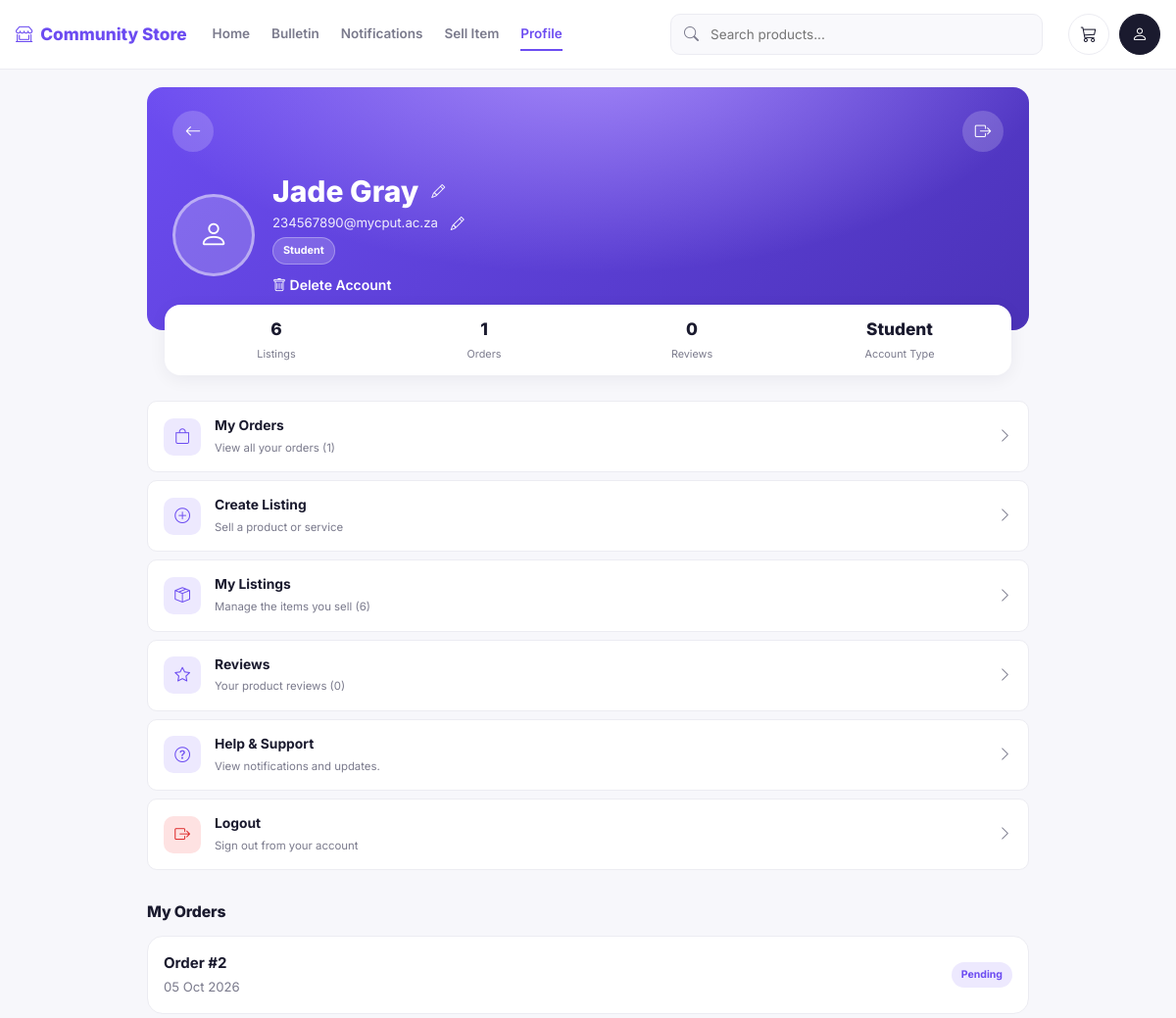
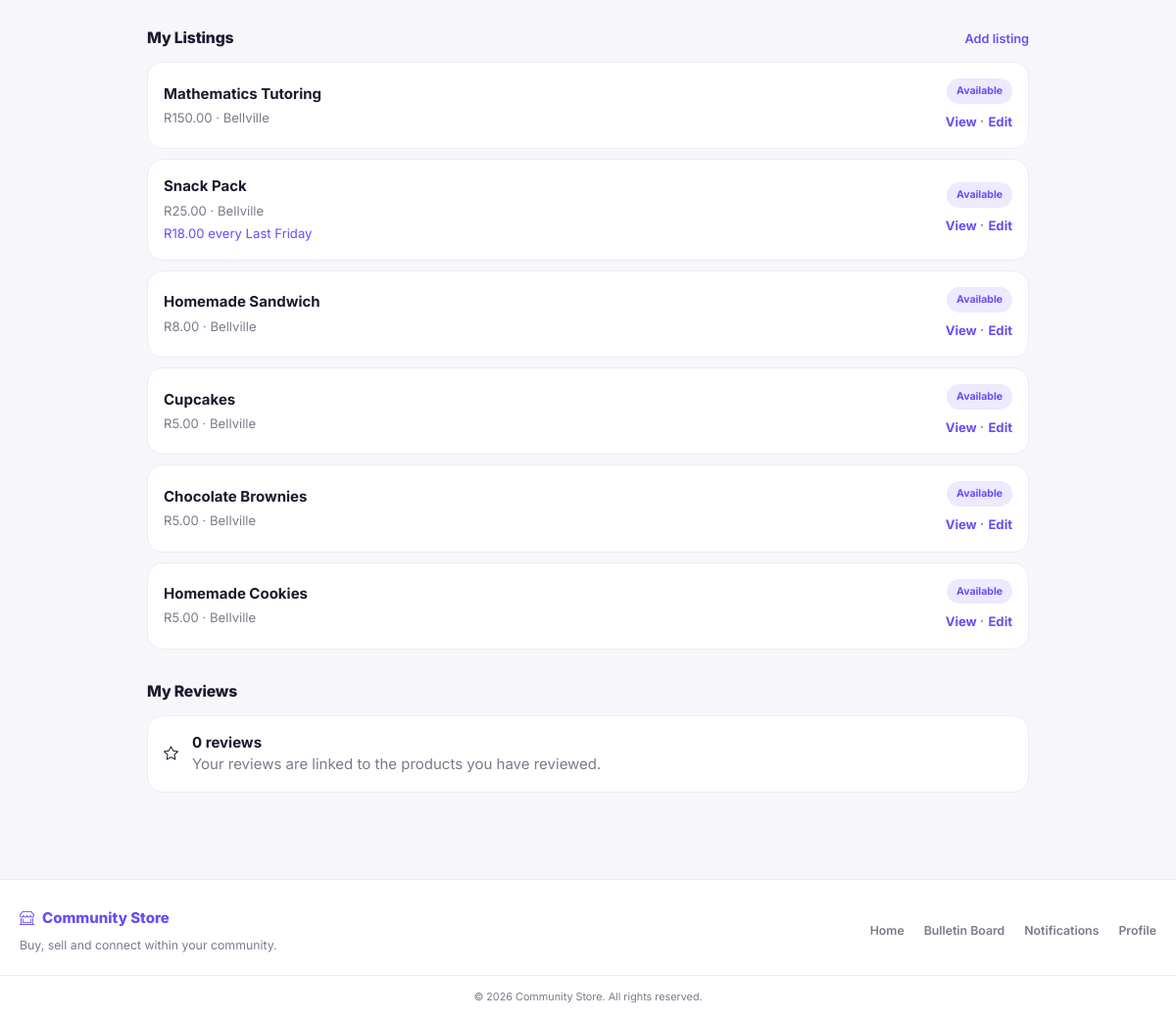
The app's page /frontend/profile.php (signed in) with its own data (2 pictures, top to bottom).
### tables this page shows
CREATE TABLE IF NOT EXISTS `user` (
  `userID` int NOT NULL AUTO_INCREMENT,
  `firstName` varchar(50) NOT NULL,
  `lastName` varchar(50) NOT NULL,
  `email` varchar(100) NOT NULL,
  `password` varchar(255) NOT NULL,
  `role` enum('Admin','User') NOT NULL DEFAULT 'User',
  `userType` enum('Student','Vendor','Resident') NOT NULL DEFAULT 'Student',
  PRIMARY KEY (`userID`),
  UNIQUE KEY `email` (`email`)
);

CREATE TABLE IF NOT EXISTS `order` (
  `orderID` int NOT NULL AUTO_INCREMENT,
  `orderDate` datetime NOT NULL,
  `status` enum('Pending','Paid','Completed','Cancelled') NOT NULL DEFAULT 'Pending',
  `userID` int NOT NULL,
  PRIMARY KEY (`orderID`),
  KEY `fk_order_user` (`userID`)
);

CREATE TABLE IF NOT EXISTS `listing` (
  `listingID` int NOT NULL AUTO_INCREMENT,
  `title` varchar(100) NOT NULL,
  `description` text,
  `price` decimal(10,2) NOT NULL,
  `type` enum('New','Used') NOT NULL,
  `imageURL` varchar(255) DEFAULT NULL,
  `location` varchar(120) NOT NULL,
  `datePosted` datetime NOT NULL,
  `status` enum('Available','Reserved','Sold') NOT NULL DEFAULT 'Available',
  `userID` int NOT NULL,
  `categoryID` int NOT NULL,
  `salePrice` decimal(10,2) DEFAULT NULL,
  `saleStart` date DEFAULT NULL,
  `saleEnd` date DEFAULT NULL,
  `saleType` varchar(20) DEFAULT NULL,
  `recurringDay` varchar(20) DEFAULT NULL,
  `recurringWeek` varchar(20) DEFAULT NULL,
  PRIMARY KEY (`listingID`),
  KEY `fk_listing_user` (`userID`),
  KEY `fk_listing_category` (`categoryID`)
);

### classes/User.php (called while the page is built, shortened)
<?php
require_once __DIR__ . '/../config/database.php';
class User
{
    public function getById($userID) {
        global $conn;
        $stmt=$conn->prepare("SELECT userID,firstName,lastName,email,role,userType FROM `user` WHERE userID=?");
        $stmt->bind_param("i",$userID); $stmt->execute();
        return $stmt->get_result()->fetch_assoc();
    }
}
?>

### classes/Listing.php (called while the page is built, shortened)
<?php
require_once __DIR__ . '/../config/database.php';
class Listing
{
    public function getByUser($userID)
    {
        global $conn;
        $stmt = $conn->prepare(
            "SELECT l.*, c.categoryName
             FROM listing l
             INNER JOIN category c ON l.categoryID = c.categoryID
             WHERE l.userID = ?
             ORDER BY l.datePosted DESC"
        );
        $stmt->bind_param('i', $userID);
        $stmt->execute();
        $result = $stmt->get_result();
        return $result;
    }
}

### classes/Order.php (called while the page is built, shortened)
<?php
require_once __DIR__ . '/../config/database.php';
class Order {
    public function getByUser($userID) {
        global $conn; $stmt=$conn->prepare("SELECT * FROM `order` WHERE userID=? ORDER BY orderDate DESC");
        $stmt->bind_param("i",$userID);$stmt->execute();return $stmt->get_result();
    }
}
?>

### frontend/profile.php (the view, shortened to what this page needs)
<?php
require_once __DIR__ . '/../config/database.php';
require_once __DIR__ . '/../classes/User.php';
require_once __DIR__ . '/../classes/Listing.php';
require_once __DIR__ . '/../classes/Order.php';
$userID = (int)$_SESSION['userID'];
$userModel = new User();
$user = $userModel->getById($userID);
$listingModel = new Listing();
$myListings = $listingModel->getByUser($userID);
$listingCount = $myListings->num_rows;
$orderModel = new Order();
$myOrders = $orderModel->getByUser($userID);
$orderCount = $myOrders->num_rows;
$reviewStmt = $conn->prepare(
    'SELECT COUNT(*) AS total
     FROM review
     WHERE userID = ?'
);
$reviewStmt->bind_param('i', $userID);
$reviewStmt->execute();
$reviewCount = (int)$reviewStmt
    ->get_result()
    ->fetch_assoc()['total'];
require __DIR__ . '/../partials/header.php';
?>
<div class="profile-page">
    <section class="profile-hero">
        <div class="profile-actions">
            <a
                href="home.php"
                class="icon-btn profile-action-btn"
            >
                <i class="bi bi-arrow-left"></i>
            </a>
            <a
                href="../authentication/logout.php"
                class="icon-btn profile-action-btn"
            >
                <i class="bi bi-box-arrow-right"></i>
            </a>
        </div>
        <div class="profile-main">
            <div class="profile-avatar">
                <i class="bi bi-person"></i>
            </div>
            <div class="profile-details">
                <div
                    class="profile-edit-row"
                    id="nameDisplay"
                    data-firstname="<?= htmlspecialchars($user['firstName']) ?>"
                    data-lastname="<?= htmlspecialchars($user['lastName']) ?>"
                >
                    <h2>
                        <?= htmlspecialchars(
                            $user['firstName'] . ' ' . $user['lastName']
                        ) ?>
                    </h2>
                    <button
                        type="button"
                        class="profile-edit-btn edit-name-btn"
                        title="Edit name"
                    >
                        <i class="bi bi-pencil"></i>
                    </button>
                </div>
                <div
                    class="profile-edit-row"
                    id="emailDisplay"
                    data-email="<?= htmlspecialchars($user['email']) ?>"
                >
                    <p>
                        <?= htmlspecialchars($user['email']) ?>
                    </p>
                    <button
                        type="button"
                        class="profile-edit-btn edit-email-btn"
                        title="Edit email"
                    >
                        <i class="bi bi-pencil"></i>
                    </button>
                </div>
                <span class="profile-type-badge">
                    <?= htmlspecialchars($user['userType']) ?>
                </span>
                <div class="profile-delete-area">
                    <form method="POST" action="profile.php">
                        <button
                            type="submit"
                            class="delete-account-btn confirm-delete"
                        >
                            <i class="bi bi-trash"></i>
                            Delete Account
                        </button>
                    </form>
                </div>
            </div>
        </div>
    </section>
    <section class="stats-row">
        <div class="stat">
            <strong>
                <?= $listingCount ?>
            </strong>
            <span>
                Listings
            </span>
        </div>
        <div class="stat">
            <strong>
                <?= $orderCount ?>
            </strong>
            <span>
                Orders
            </span>
        </div>
        <div class="stat">
            <strong>
                <?= $reviewCount ?>
            </strong>
            <span>
                Reviews
            </span>
        </div>
        <div class="stat">
            <strong>
                <?= htmlspecialchars($user['userType']) ?>
            </strong>
            <span>
                Account Type
            </span>
        </div>
    </section>
    <section class="menu-list profile-menu">
        <a
            class="menu-item"
            href="#orders"
        >
            <div class="mi-icon">
                <i class="bi bi-bag"></i>
            </div>
            <div class="mi-text">
                <strong>
                    My Orders
                </strong>
                <span>
                    View all your orders (<?= $orderCount ?>)
                </span>
            </div>
            <i class="bi bi-chevron-right mi-arrow"></i>
        </a>
        <a
            class="menu-item"
            href="create_listing.php"
        >
            <div class="mi-icon">
                <i class="bi bi-plus-circle"></i>
            </div>
            <div class="mi-text">
                <strong>
                    Create Listing
                </strong>
                <span>
                    Sell a product or service
                </span>
            </div>
            <i class="bi bi-chevron-right mi-arrow"></i>
        </a>
        <a
            class="menu-item"
            href="#listings"
        >
            <div class="mi-icon">
                <i class="bi bi-box-seam"></i>
            </div>
            <div class="mi-text">
                <strong>
                    My Listings
                </strong>
                <span>
                    Manage the items you sell (<?= $listingCount ?>)
                </span>
            </div>
            <i class="bi bi-chevron-right mi-arrow"></i>
        </a>
        <a
            class="menu-item"
            href="#reviews"
        >
            <div class="mi-icon">
                <i class="bi bi-star"></i>
            </div>
            <div class="mi-text">
                <strong>
                    Reviews
                </strong>
                <span>
                    Your product reviews (<?= $reviewCount ?>)
                </span>
            </div>
            <i class="bi bi-chevron-right mi-arrow"></i>
        </a>
        <a
            class="menu-item"
            href="notifications.php"
        >
            <div class="mi-icon">
                <i class="bi bi-question-circle"></i>
            </div>
            <div class="mi-text">
                <strong>
                    Help &amp; Support
                </strong>
                <span>
                    View notifications and updates.
                </span>
            </div>
            <i class="bi bi-chevron-right mi-arrow"></i>
        </a>
        <a
            class="menu-item danger"
            href="../authentication/logout.php"
        >
            <div class="mi-icon">
                <i class="bi bi-box-arrow-right"></i>
            </div>
            <div class="mi-text">
                <strong>
                    Logout
                </strong>
                <span>
                    Sign out from your account
                </span>
            </div>
            <i class="bi bi-chevron-right mi-arrow"></i>
        </a>
    </section>
    <section
        id="orders"
        class="profile-section"
    >
        <div class="section-head">
            <h3>
                My Orders
            </h3>
        </div>
        <?php if ($orderCount === 0): ?>
            <div class="empty-state compact-empty">
                <i class="bi bi-bag"></i>
                <p class="mt-2 muted mb-0">
                    You have no orders yet.
                </p>
            </div>
        <?php else: ?>
            <div class="profile-list">
                <?php while ($order = $myOrders->fetch_assoc()): ?>
                    <div class="card-soft profile-record">
                        <div>
                            <strong>
                                Order #<?= (int)$order['orderID'] ?>
                            </strong>
                            <div class="small muted mt-1">
                                <?= date(
                                    'd M Y',
                                    strtotime($order['orderDate'])
                                ) ?>
                            </div>
                        </div>
                        <span class="status-pill">
                            <?= htmlspecialchars(
                                $order['status']
                            ) ?>
                        </span>
                    </div>
                <?php endwhile; ?>
            </div>
        <?php endif; ?>
    </section>
    <section
        id="listings"
        class="profile-section"
    >
        <div class="section-head">
            <h3>
                My Listings
            </h3>
            <a href="create_listing.php">
                Add listing
            </a>
        </div>
        <?php if ($listingCount === 0): ?>
            <div class="empty-state compact-empty">
                <i class="bi bi-box-seam"></i>
                <p class="mt-2 muted mb-0">
                    You have no listings yet.
                </p>
            </div>
        <?php else: ?>
            <div class="profile-list">
                <?php while ($listing = $myListings->fetch_assoc()): ?>
                    <div class="card-soft profile-record listing-record">
                        <div class="record-main">
                            <strong>
                                <?= htmlspecialchars(
                                    $listing['title']
                                ) ?>
                            </strong>
                            <div class="small muted mt-1">
                                R<?= number_format(
                                    (float)$listing['price'],
                                    2
                                ) ?>
                                ·
                                <?= htmlspecialchars(
                                    $listing['location']
                                ) ?>
                            </div>
                            <?php if (
                                !empty($listing['salePrice']) &&
                                !empty($listing['saleType'])
                            ): ?>
                                <?php if (
                                    $listing['saleType'] === 'Recurring'
                                ): ?>
                                    <div class="small text-purple mt-1">
                                        R<?= number_format(
                                            (float)$listing['salePrice'],
                                            2
                                        ) ?>
                                        every
                                        <?= htmlspecialchars(
                                            $listing['recurringWeek']
                                        ) ?>
                                        <?= htmlspecialchars(
                                            $listing['recurringDay']
                                        ) ?>
                                    </div>
                                <?php endif; ?>
                            <?php endif; ?>
                        </div>
                        <div class="record-actions">
                            <span class="status-pill">
                                <?= htmlspecialchars(
                                    $listing['status']
                                ) ?>
                            </span>
                            <div>
                                <a
                                    class="small text-purple fw-bold"
                                    href="listing.php?id=<?= (int)$listing['listingID'] ?>"
                                >
                                    View
                                </a>
                                <span class="muted">
                                    ·
                                </span>
                                <a
                                    class="small text-purple fw-bold"
                                    href="edit_listing.php?id=<?= (int)$listing['listingID'] ?>"
                                >
                                    Edit
                                </a>
                            </div>
                        </div>
                    </div>
                <?php endwhile; ?>
            </div>
        <?php endif; ?>
    </section>
    <section
        id="reviews"
        class="profile-section"
    >
        <div class="section-head">
            <h3>
                My Reviews
            </h3>
        </div>
        <div class="card-soft review-summary">
            <div class="mi-icon">
                <i class="bi bi-star"></i>
            </div>
            <div>
                <strong>
                    <?= $reviewCount ?>
                    review<?= $reviewCount === 1 ? '' : 's' ?>
                </strong>
                <p class="muted mb-0">
                    Your reviews are linked to the products you
                    have reviewed.
                </p>
            </div>
        </div>
    </section>
</div>
<?php require __DIR__ . '/../partials/footer.php'; ?>

### records on screen
user: firstName+lastName "Jade Gray", email "234567890@mycput.ac.za", userType "Student"
order: orderID "2", orderDate "05 Oct 2026", status "Pending"
listing: title "Mathematics Tutoring", price "150.00", location "Bellville", status "Available"
listing: title "Snack Pack", price "25.00", location "Bellville", salePrice "18.00", recurringWeek "Last", recurringDay "Friday", status "Available"
listing: title "Homemade Sandwich", price "8.00", location "Bellville", status "Available"
listing: title "Cupcakes", price "5.00", location "Bellville", status "Available"
listing: title "Chocolate Brownies", price "5.00", location "Bellville", status "Available"
listing: title "Homemade Cookies", price "5.00", location "Bellville", status "Available"

### other values on screen
$listingCount "6"
$orderCount "1"
$reviewCount "0"
